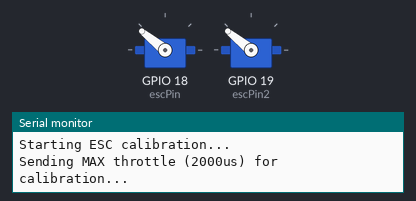
Recording of a sketch running on a simulated ESP32. On the bench: 2 × servo, the last lines printed to the serial monitor.

Above: at 0.1 s.
At 10.1 s:
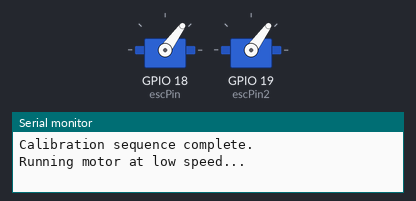
Timing chart, 0 to 11.6 s (numbered marks = the images above):
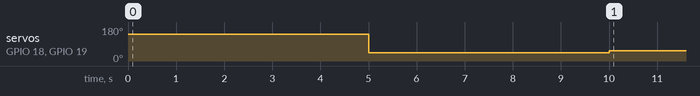

The sketch:

BLDC_calibration_code_working.ino
```cpp
#include <Arduino.h>
#include <ESP32Servo.h>

// Define the pin connected to the ESC signal wire
const int escPin = 18;  // Change this as per your wiring
const int escPin2 = 19;

Servo esc;
Servo esc2;

void setup() {
  Serial.begin(115200);

  esc.attach(escPin);
  esc2.attach(escPin2);

  Serial.println("Starting ESC calibration...");

  // Step 1: Send max throttle
  esc.writeMicroseconds(2000);  // Max throttle (adjust if needed)
  esc2.writeMicroseconds(2000);
  Serial.println("Sending MAX throttle (2000us) for calibration...");
  delay(5000);  // Wait 5 seconds for ESC to enter calibration mode

  // Step 2: Send min throttle
  esc.writeMicroseconds(1000);  // Min throttle
  esc2.writeMicroseconds(1000);
  Serial.println("Sending MIN throttle (1000us) to set min throttle...");
  delay(5000);  // Wait 5 seconds for ESC to record min throttle

  Serial.println("Calibration sequence complete.");

  // Step 3: Test low-speed spin
  esc.writeMicroseconds(1100);  // Low speed (adjust based on your ESC)
  esc2.writeMicroseconds(1100);
  Serial.println("Running motor at low speed...");

  // No further code in setup
}

void loop() {
  // // Check if data is available in Serial Monitor
  // if (Serial.available()) {
  //   String input = Serial.readStringUntil('\n');  // Read input until newline
  //   input.trim();

  //   if (input.length() > 0) {
  //     int throttle = input.toInt();

  //     // Safety clamp to valid range
  //     if (throttle < 1000) throttle = 1000;
  //     if (throttle > 2000) throttle = 2000;

  //     esc2.writeMicroseconds(throttle);
  //     Serial.print("Throttle set to: ");
  //     Serial.println(throttle);
  //   }
  // }
}
```
